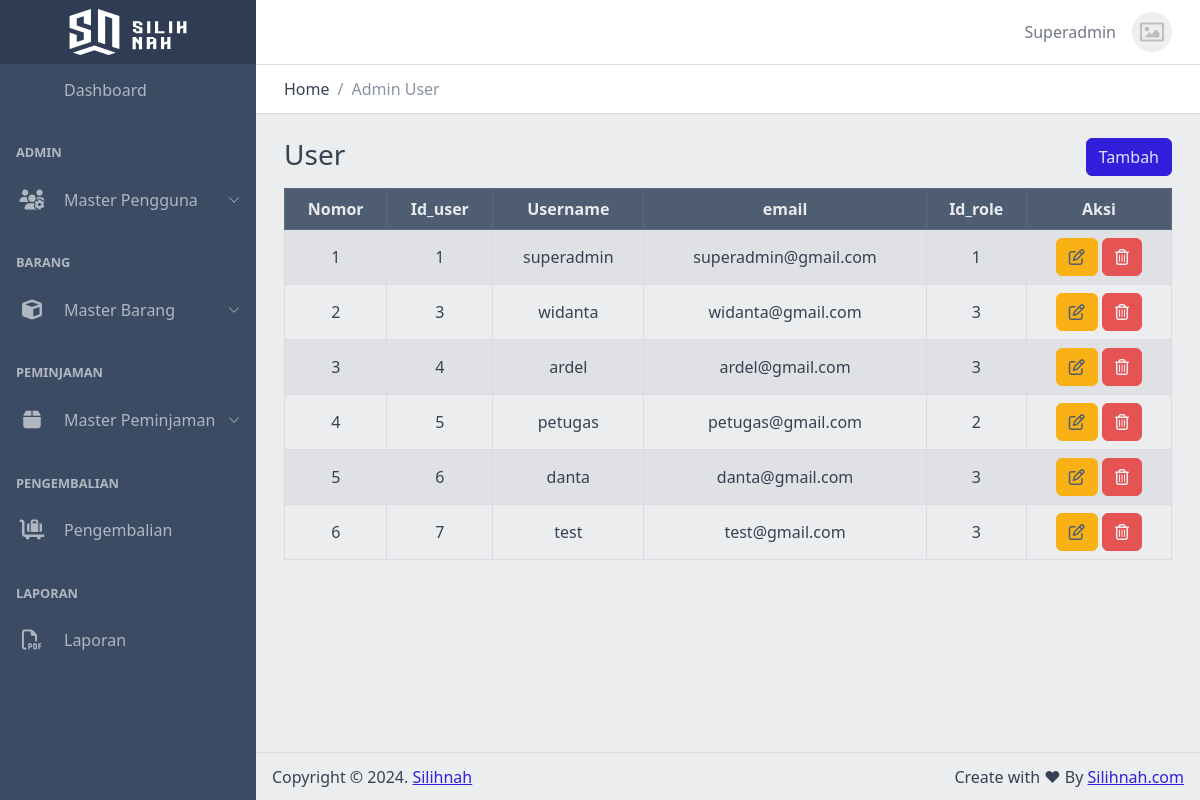
Screenshot of /views/admin/user/ (signed in) with the database file from the repository.
### tables this page shows
CREATE TABLE `user` (
  `id_user` int NOT NULL,
  `username` varchar(100) NOT NULL,
  `email` varchar(100) NOT NULL,
  `password` varchar(100) NOT NULL,
  `id_role` int NOT NULL
);

### functions/petugas.php (called while the page is built, shortened)
<?php
include 'connect.php';
class petugas extends Connect
{
    public function getAllData()
    {
        $query = "SELECT * FROM user";
        $result = mysqli_query($this->conn, $query);
        $data = [];
        while ($row = mysqli_fetch_assoc($result)) {
            $data[] = $row;
        }
        return $data;
    }
    public function getDataRole()
    {
        $query = "SELECT * FROM role WHERE id_role != 3;";
        $result = mysqli_query($this->conn, $query);
        $data = [];
        while ($row = mysqli_fetch_assoc($result)) {
            $data[] = $row;
        }
        return $data;
    }
}

### functions/connect.php (called while the page is built, shortened)
<?php
class Connect
{
    private $host = 'localhost';
    private $user = 'root';
    private $pass = '';
    private $db = 'silihnah';
    function __construct()
    {
        $this->conn = new mysqli($this->host, $this->user, $this->pass, $this->db);
    }
}

### views/admin/user/index.php (the view, shortened to what this page needs)
<?php
include '../../../functions/petugas.php';
$petugas = new Petugas();
$data = $petugas->getAllData();
$dataRole = $petugas->getDataRole();
?>
<?php include('../../templates/header.php'); ?>
<div class="container-fluid">
    <div class="row justify-content-center">
        <div class="col">
            <h3>User</h3>
        </div>
        <div class="col text-end">
            <button type="button" class="btn btn-primary" data-coreui-toggle="modal" data-coreui-target="#createModal">
                Tambah
            </button>
        </div>
    </div>
</div>
<div class="container-fluid table-responsive">
    <table id="data-table" class="table text-nowrap table-bordered table-striped text-center mt-2 align-middle">
        <thead class="table-dark">
            <tr>
                <th>Nomor</th>
                <th>Id_user</th>
                <th>Username</th>
                <th>email</th>
                <th>Id_role</th>
                <th>Aksi</th>
            </tr>
        </thead>
        <tbody>
            <?php $no = 1; ?>
            <?php foreach ($data as $row) : ?>
                <tr>
                    <td><?= $no++; ?></td>
                    <td><?= $row['id_user'] ?></td>
                    <td><?= $row['username'] ?></td>
                    <td><?= $row['email'] ?></td>
                    <td><?= $row['id_role'] ?></td>
                    <td>
                        <button type="button" class="btn btn-warning text-dark" data-coreui-toggle="modal" data-coreui-target="#editModal<?= $row['id_user'] ?>">
                            <i class="fa-regular fa-pen-to-square"></i>
                        </button>
                        <button type="button" class="btn btn-danger text-light" data-coreui-toggle="modal" data-coreui-target="#deleteModel<?= $row['id_user'] ?>">
                            <i class="fa-regular fa-trash-can"></i>
                        </button>
                    </td>
                </tr>
            <?php endforeach; ?>
        </tbody>
    </table>
</div>
<?php include('../../templates/footer.php'); ?>

### assets/css/main.css (style rules this page uses)
body { background-color: #e9ecef; }

### rows the page displays
user: id_user "1", username "superadmin", email "superadmin@gmail.com", id_role "1"
user: id_user "3", username "widanta", email "widanta@gmail.com", id_role "3"
user: id_user "4", username "ardel", email "ardel@gmail.com", id_role "3"
user: id_user "5", username "petugas", email "petugas@gmail.com", id_role "2"
user: id_user "6", username "danta", email "danta@gmail.com", id_role "3"
user: id_user "7", username "test", email "test@gmail.com", id_role "3"

### other values shown
$_SESSION['user']['username'] "Superadmin"
$title "Admin User"
